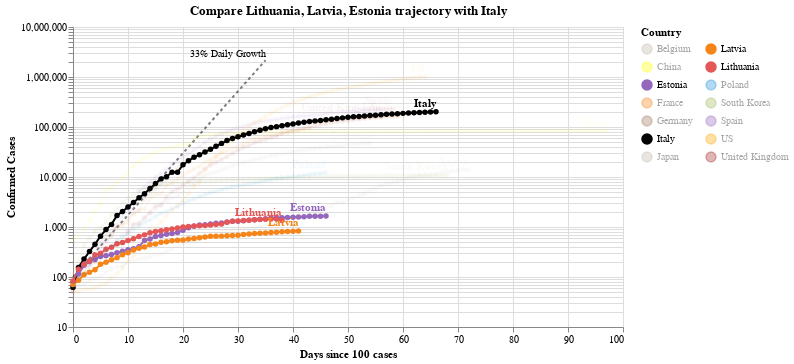

This figure's notebook cell:
### Code cell
#hide_input
chart3 = make_since_chart(dff2, ['Lithuania', 'Latvia', 'Estonia'], baseline_countries)
chart3

### Figure 1 — Vega-Lite specification as saved in the notebook (floating-point values rounded to 4 significant figures; data arrays with more than 128 entries replaced by an {"elided": "..."} marker saying what was removed)
{"config": {"view": {"continuousWidth": 400, "continuousHeight": 300}}, "layer": [{"mark": {"type": "line", "color": "black", "opacity": 0.5, "strokeDash": [3, 3]}, "encoding": {"x": {"type": "quantitative", "field": "Days since 100 cases"}, "y": {"type": "quantitative", "field": "Confirmed Cases"}}}, {"mark": {"type": "text", "align": "right", "dy": -6, "fontSize": 10, "text": "33% Daily Growth"}, "encoding": {"x": {"type": "quantitative", "field": "Days since 100 cases"}, "y": {"type": "quantitative", "field": "Confirmed Cases"}}, "transform": [{"filter": "(datum['Days since 100 cases'] >= 35)"}]}, {"data": {"name": "data-97de24e668c3ec4b914f5ff6e2ad6f9a"}, "mark": {"type": "line", "point": true}, "encoding": {"color": {"type": "nominal", "field": "Country", "legend": {"columns": 2}, "scale": {"domain": ["Belgium", "China", "Estonia", "France", "Germany", "Italy", "Japan", "Latvia", "Lithuania", "Poland", "South Korea", "Spain", "US", "United Kingdom"], "range": ["#C1B7AD", "yellow", "#9467bd", "#F58518", "#9D755D", "black", "#C1B7AD", "#F58518", "#E45756", "#2495D3", "#A1BA59", "#9467bd", "orange", "brown"]}}, "opacity": {"condition": {"value": 1, "selection": "selector007"}, "value": 0.05}, "tooltip": [{"type": "nominal", "field": "Country"}, {"type": "temporal", "field": "Date"}, {"type": "quantitative", "field": "Confirmed Cases"}, {"type": "quantitative", "field": "Days since 100 cases"}], "x": {"type": "quantitative", "field": "Days since 100 cases"}, "y": {"type": "quantitative", "field": "Confirmed Cases", "scale": {"type": "log"}}}, "selection": {"selector007": {"type": "multi", "fields": ["Country"], "bind": "legend", "init": [{"Country": "Lithuania"}, {"Country": "Latvia"}, {"Country": "Estonia"}, {"Country": "Italy"}]}}, "width": 550}, {"data": {"name": "data-97de24e668c3ec4b914f5ff6e2ad6f9a"}, "mark": {"type": "text", "align": "right", "dy": -8, "fontWeight": "bold"}, "encoding": {"color": {"type": "nominal", "field": "Country", "legend": {"columns": 2}, "scale": {"domain": ["Belgium", "China", "Estonia", "France", "Germany", "Italy", "Japan", "Latvia", "Lithuania", "Poland", "South Korea", "Spain", "US", "United Kingdom"], "range": ["#C1B7AD", "yellow", "#9467bd", "#F58518", "#9D755D", "black", "#C1B7AD", "#F58518", "#E45756", "#2495D3", "#A1BA59", "#9467bd", "orange", "brown"]}}, "opacity": {"condition": {"value": 1, "selection": "selector007"}, "value": 0.05}, "text": {"type": "nominal", "field": "Country"}, "tooltip": [{"type": "nominal", "field": "Country"}, {"type": "temporal", "field": "Date"}, {"type": "quantitative", "field": "Confirmed Cases"}, {"type": "quantitative", "field": "Days since 100 cases"}], "x": {"type": "quantitative", "field": "Days since 100 cases"}, "y": {"type": "quantitative", "field": "Confirmed Cases", "scale": {"type": "log"}}}, "transform": [{"filter": "(datum['Date'] >= 1588032000000)"}], "width": 550}], "data": {"name": "data-c1a3bbf4dd040f2e7e8e7a69520e3c2a"}, "title": "Compare Lithuania, Latvia, Estonia trajectory with Italy", "$schema": "https://vega.github.io/schema/vega-lite/v4.0.2.json", "datasets": {"data-c1a3bbf4dd040f2e7e8e7a69520e3c2a": [{"Days since 100 cases": 0, "Confirmed Cases": 100.0}, {"Days since 100 cases": 1, "Confirmed Cases": 133.0}, {"Days since 100 cases": 2, "Confirmed Cases": 176.9}, {"Days since 100 cases": 3, "Confirmed Cases": 235.3}, {"Days since 100 cases": 4, "Confirmed Cases": 312.9}, {"Days since 100 cases": 5, "Confirmed Cases": 416.2}, {"Days since 100 cases": 6, "Confirmed Cases": 553.5}, {"Days since 100 cases": 7, "Confirmed Cases": 736.1}, {"Days since 100 cases": 8, "Confirmed Cases": 979.1}, {"Days since 100 cases": 9, "Confirmed Cases": 1302.0}, {"Days since 100 cases": 10, "Confirmed Cases": 1732.0}, {"Days since 100 cases": 11, "Confirmed Cases": 2303.0}, {"Days since 100 cases": 12, "Confirmed Cases": 3064.0}, {"Days since 100 cases": 13, "Confirmed Cases": 4074.0}, {"Days since 100 cases": 14, "Confirmed Cases": 5419.0}, {"Days since 100 cases": 15, "Confirmed Cases": 7207.0}, {"Days since 100 cases": 16, "Confirmed Cases": 9586.0}, {"Days since 100 cases": 17, "Confirmed Cases": 12750.0}, {"Days since 100 cases": 18, "Confirmed Cases": 16960.0}, {"Days since 100 cases": 19, "Confirmed Cases": 22550.0}, {"Days since 100 cases": 20, "Confirmed Cases": 29990.0}, {"Days since 100 cases": 21, "Confirmed Cases": 39890.0}, {"Days since 100 cases": 22, "Confirmed Cases": 53060.0}, {"Days since 100 cases": 23, "Confirmed Cases": 70560.0}, {"Days since 100 cases": 24, "Confirmed Cases": 93850.0}, {"Days since 100 cases": 25, "Confirmed Cases": 124800.0}, {"Days since 100 cases": 26, "Confirmed Cases": 166000.0}, {"Days since 100 cases": 27, "Confirmed Cases": 220800.0}, {"Days since 100 cases": 28, "Confirmed Cases": 293700.0}, {"Days since 100 cases": 29, "Confirmed Cases": 390600.0}, {"Days since 100 cases": 30, "Confirmed Cases": 519500.0}, {"Days since 100 cases": 31, "Confirmed Cases": 690900.0}, {"Days since 100 cases": 32, "Confirmed Cases": 918900.0}, {"Days since 100 cases": 33, "Confirmed Cases": 1222000.0}, {"Days since 100 cases": 34, "Confirmed Cases": 1625000.0}, {"Days since 100 cases": 35, "Confirmed Cases": 2162000.0}], "data-97de24e668c3ec4b914f5ff6e2ad6f9a": {"elided": "839 records"}}}
